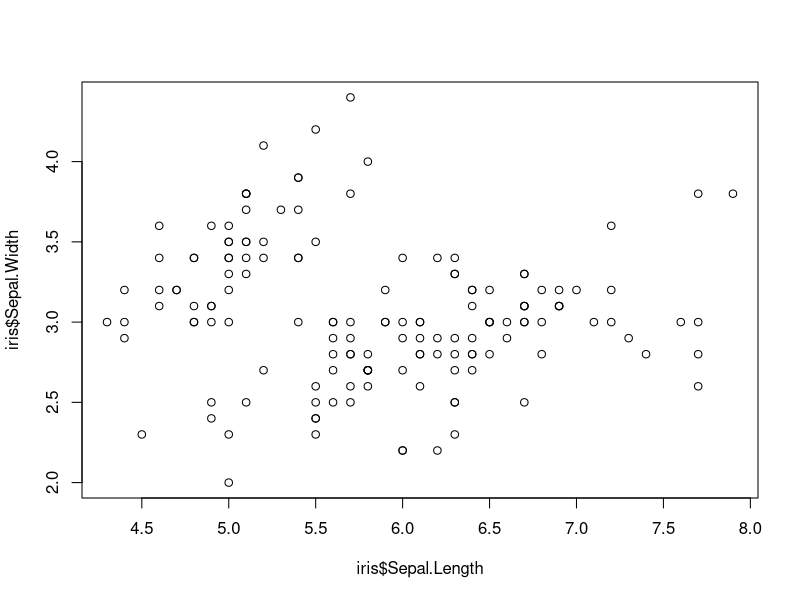
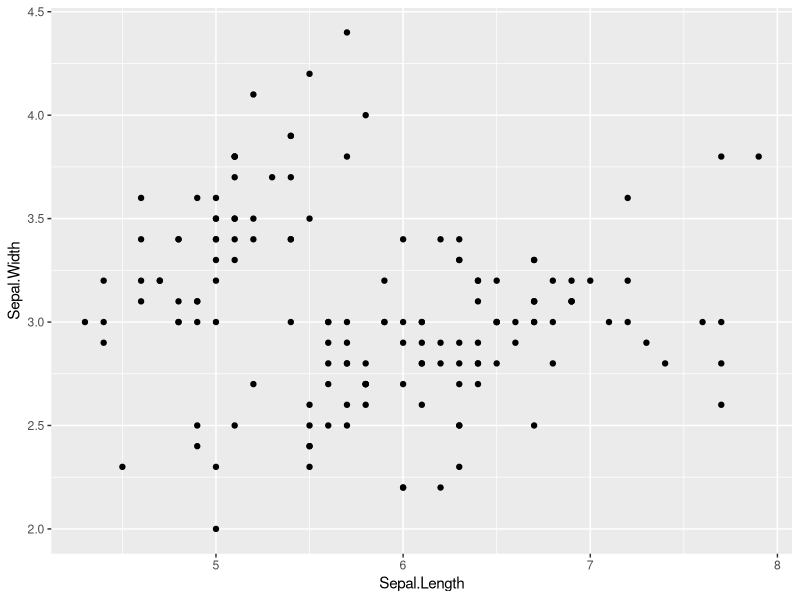
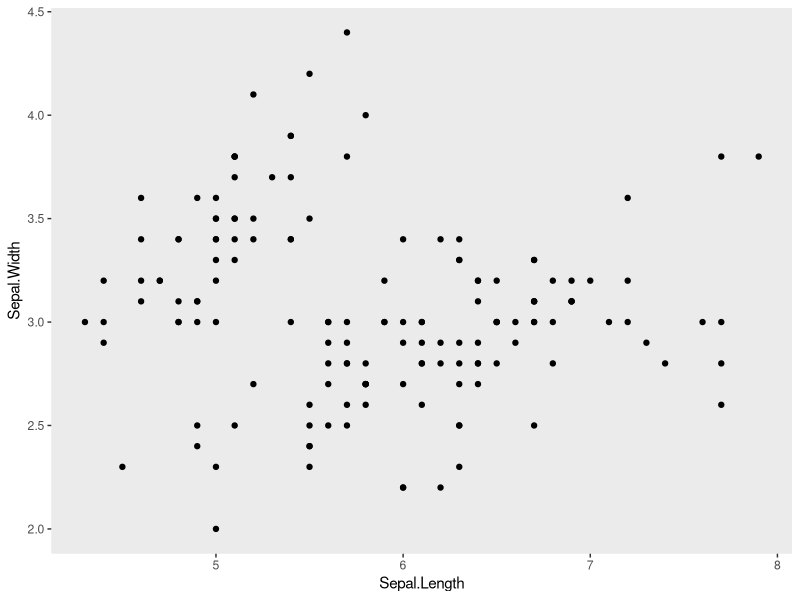
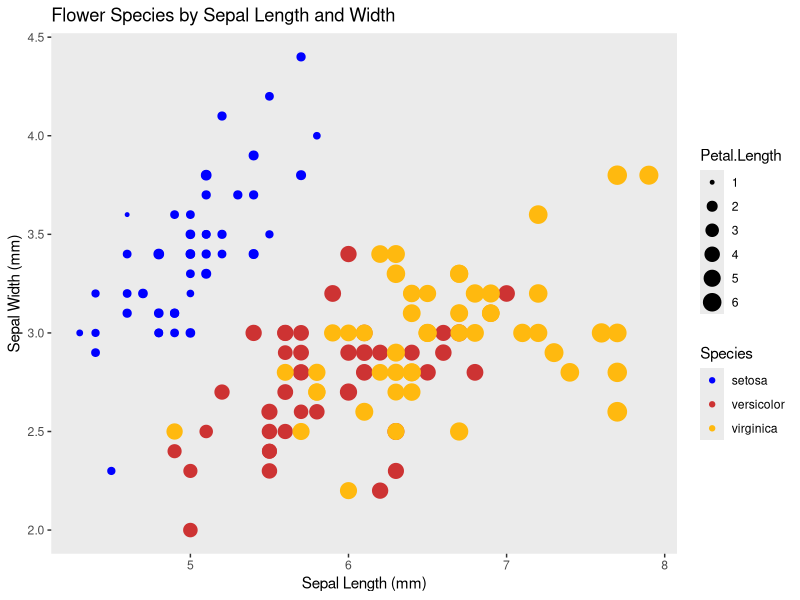

The R script that drew these images, in order:
#use built in iris dataset
#take a look at it 
head(iris)
#load in some tidyverse packages
library(dplyr)
library(ggplot2)

#####################################
##### Part 1: for loops         #####
#####################################
# Subset for Iris versicolor
flower <- iris[iris$Species == "versicolor",]
# Vectors for regression variables; index with formula i-1 in loop
parameters = list(c(flower$Sepal.Length), c(flower$Sepal.Width), #1. iris  sepal length x width
                  c(flower$Petal.Length), c(flower$Petal.Width), #2. iris  petal length x width
                  c(flower$Sepal.Length), c(flower$Petal.Length)) #3. iris sepal length x petal length

# Store regression variables in array
results = list()

# Loop for three regressions
for(i in 1:3) {
    results[[i]] <- lm(parameters[[((i*2)-1)]]~parameters[[(i*2)]])#parameters 1~2, 3~4, 5~6
}
# View results 
summary(results[[1]])
summary(results[[2]])
summary(results[[3]])


#####################################
##### Part 2: data in dplyr     #####
#####################################
# Data frame with maximum height of species
height <- data.frame(Species = c("virginica","setosa","versicolor"),
                     Height.cm = c(60,100,11.8))

# Joined data frame with iris and maximum height
new_iris <- full_join(iris, height, by = 'Species')


#####################################
##### Part 3: plots in ggplot2  #####
#####################################
# Look at base R scatter plot
plot(iris$Sepal.Length,iris$Sepal.Width)

#3a. now make the same plot in ggplot
scatter <- ggplot(iris, aes(Sepal.Length, Sepal.Width)) + geom_point()
# Display plot from variable
scatter

#3b. make a scatter plot with ggplot and get rid of busy grid lines
scatter_no_lines <- scatter + theme(panel.grid.major = element_blank(), panel.grid.minor = element_blank())
# Display plot from variable
scatter_no_lines

#3c. make a scatter plot with ggplot, remove grid lines, add a title and axis labels, 
#    show species by color, and make the point size proportional to petal length
scatter_comprehensive <- ggplot(iris, aes(Sepal.Length, Sepal.Width)) +
            geom_point(aes(color = Species, size = Petal.Length)) + #point size and color
            # Ref: https://ggplot2.tidyverse.org/reference/scale_manual.html
            scale_color_manual(values = c("virginica"="darkgoldenrod1", "setosa" = "blue", "versicolor" = "brown3")) +
            # Ref: https://ggplot2.tidyverse.org/reference/theme.html
            theme(panel.grid.major = element_blank(), panel.grid.minor = element_blank()) +
            # Ref: https://ggplot2.tidyverse.org/reference/labs.html
            labs(x = "Sepal Length (mm)", y="Sepal Width (mm)", title = "Flower Species by Sepal Length and Width")

scatter_comprehensive
#####################################
##### Question: how did         #####
##### arguments differ between  #####
##### plot and ggplot?          #####
#####################################		